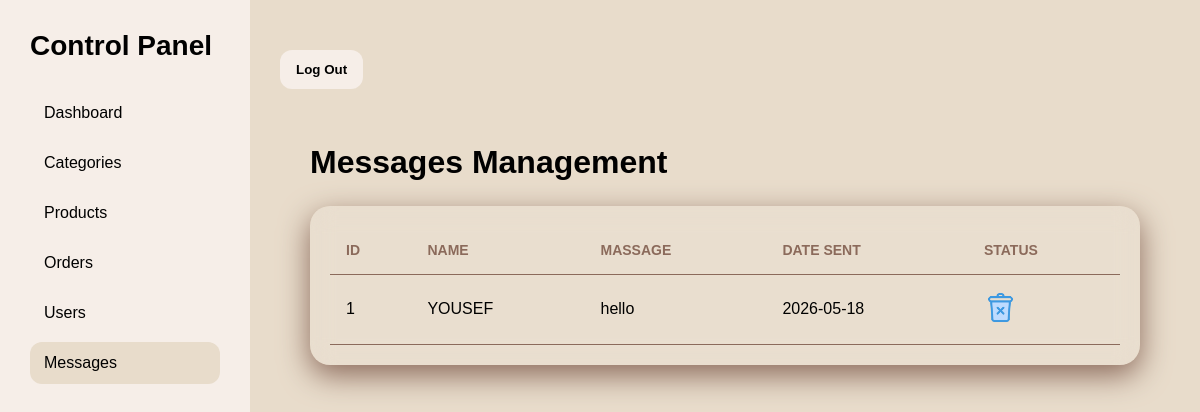
The app's page /admin/masge.php (signed in) with its own data.
### tables this page shows
CREATE TABLE `contact_messages` (
  `message_id` int(11) NOT NULL,
  `name` varchar(100) DEFAULT NULL,
  `email` varchar(100) DEFAULT NULL,
  `message` text DEFAULT NULL,
  `date_sent` date DEFAULT NULL
);

### admin/masge.php (the view, shortened to what this page needs)
 <?php
   include('inc/session.php');
?>
 <!DOCTYPE html>
<html lang="en">
<head>
<link rel="stylesheet" href="../admin/csss/style.css">
</head>
<body>
<div class="sidebar" id="sidebar">
  <div class="logo">Control Panel</div>
  <a href="index.php" >Dashboard</a>
         <div class="profile-wrap">
       <a href="#"   onclick="toggleMenuk()">Categories </a>
      </div>
<a href="product.php" >Products</a>
  <a href="ord.php" >Orders</a>
         <div class="profile-wrap">
       <a href="#"  onclick="toggleMenusss()" >Users </a>
      </div>
  <a href="masge.php"class="active">Messages</a>
</div>
 <div class="main">
  <header class="topbar">
    <div class="top-actions">
     <a href="logout.php">   <button class="btn danger">Log Out</button></a>
    </div>
  </header>
<div class="main">
  <header>
    <h1>Messages Management</h1>
  </header>
  <section class="card">
    <table>
      <thead>
        <tr>
		<th>ID</th>
          <th>Name</th>
          <th>Massage</th>
          <th>date sent</th>
          <th>Status</th>
        </tr>
      </thead>
      <tbody>
        <tr><?php
		$i=1;
$count=1;
$sel_querys="Select * from  contact_messages ORDER BY message_id  desc;";
$result3 = mysqli_query($connect,$sel_querys);
while($row3 = mysqli_fetch_assoc($result3)) { ?>
                            <tr>
							<td><?php echo $i++ ?></td>
							<td><?php echo $row3["name"]; ?></td>
							<td><?php echo $row3["message"]; ?></td>
         	 <td><?php echo $row3["date_sent"]; ?></td>
                                <td>
								<a href="de_ms.php?id=<?php echo $row3['message_id']; ?>"  title="Delete"><img src="img/de.png" style="width: 33px;" /></a>
                                </td>
                            </tr>
     	 					<?php $count--; } ?>
      </tbody>
    </table>
  </section>
</div>
</body>
</html>

### admin/csss/style.css (style rules this page uses)
* { margin:0;padding:0;box-sizing:border-box }
body { font-family:Arial,sans-serif;background:#E8DCCB;color:black;display:flex;min-height:100vh }
.sidebar { width:250px;background:linear-gradient(180deg,#E8DCCB,#E8DCCB);padding:25px;transition:.3s }
.sidebar .logo { font-size:28px;font-weight:700;margin-bottom:30px }
.sidebar a { display:block;color:black;text-decoration:none;padding:12px 14px;border-radius:12px;margin:8px 0 }
.sidebar a:hover,.sidebar a.active { background:#E8DCCB;color:black }
.main { flex:1;padding:24px }
.topbar { display:flex;justify-content:space-between;align-items:center;margin-bottom:25px }
.top-actions { display:flex;gap:12px;align-items:center }
.btn { border:none;padding:12px 16px;border-radius:12px;cursor:pointer;font-weight:700 }
.danger { background:#F6EEE8;color:black }
.profile-wrap { position:relative }
.card,.panel { background:#E8DCCB;padding:22px;border-radius:20px;box-shadow:0 10px 30px rgba(0,0,0,.25) }
.main { flex:1;padding:30px }
* { margin:0;padding:0;box-sizing:border-box;font-family:Arial,sans-serif }
body { display:flex;min-height:100vh;background:linear-gradient(135deg,#E8DCCB,#E8DCCB) }
.sidebar { width:250px;background:#F6EEE8;backdrop-filter:blur(10px);padding:30px;color:black }
.sidebar li:hover,.sidebar .active { background:#E8DCCB;color:black }
header { display:flex;justify-content:space-between;align-items:center;margin-bottom:25px }
header h1 { color:black }
header button { border:none;padding:12px 18px;border-radius:12px;background:#E8DCCB;color:black;font-weight:bold;cursor:pointer }
.card { background:rgba(255,255,255,.08);backdrop-filter:blur(12px);border-radius:20px;padding:20px;box-shadow:0 10px 30px #8B6A5B }
table { width:100%;border-collapse:collapse;color:black }
th,td { text-align:left;padding:16px;border-bottom:1px solid #8B6A5B }
th { color:#8B6A5B;font-size:14px;text-transform:uppercase }
button { margin-top: 20px; padding: 12px; background: #8B6A5B; color: black; border: none; border-radius: 5px; cursor: pointer; }

### records on screen
contact_messages: name "YOUSEF", message "hello", date_sent "2026-05-18"
